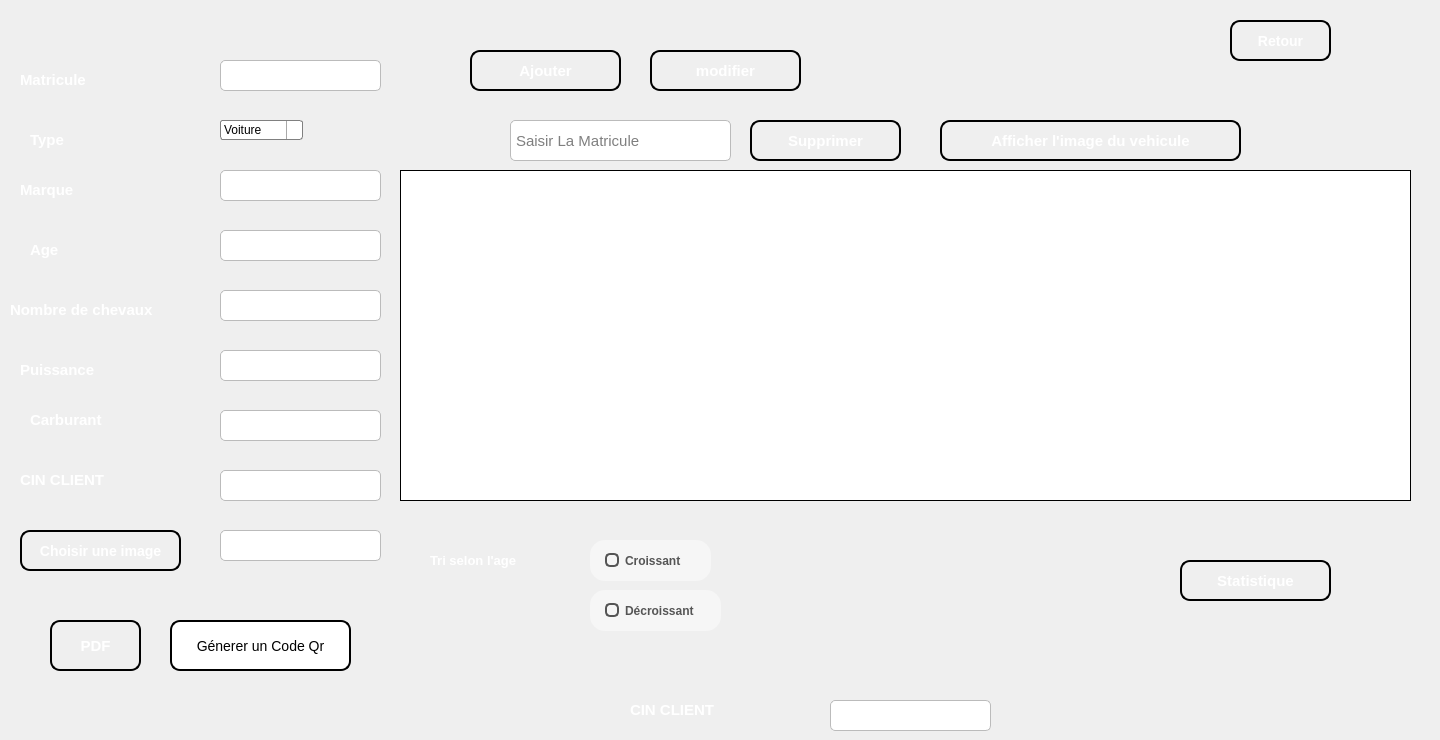
    <widget class="QWidget" name="page_3">
     <widget class="QLineEdit" name="lineEdit_matricule">
      <property name="geometry">
       <rect>
        <x>220</x>
        <y>60</y>
        <width>161</width>
        <height>31</height>
       </rect>
      </property>
      <property name="styleSheet">
       <string notr="true">QLineEdit {
    background-color: #FFFFFF;
    border: 1px solid #BBBBBB;
    border-radius: 5px;
    padding: 3px;
    font-size: 15px;
    font-family: &quot;Arial&quot;;
}

QLineEdit:focus {
    border: 2px solid #0000FF;
    background-color: #F0F0F0;
}</string>
      </property>
      <property name="text">
       <string/>
      </property>
     </widget>
     <widget class="QComboBox" name="comboBox_type">
      <property name="geometry">
       <rect>
        <x>220</x>
        <y>120</y>
        <width>137</width>
        <height>22</height>
       </rect>
      </property>
      <property name="styleSheet">
       <string notr="true">QComboBox {
    border: 1px solid gray;
    border-radius: 3px;
    padding: 1px 18px 1px 3px;
    min-width: 6em;
}

QComboBox:editable {
    background: white;
}

QComboBox:!editable, QComboBox::drop-down:editable {
     background: qlineargradient(x1: 0, y1: 0, x2: 0, y2: 1,
                                 stop: 0 #E1E1E1, stop: 0.4 #DDDDDD,
                                 stop: 0.5 #D8D8D8, stop: 1.0 #D3D3D3);
}

/* QComboBox gets the &quot;on&quot; state when the popup is open */
QComboBox:!editable:on, QComboBox::drop-down:editable:on {
    background: qlineargradient(x1: 0, y1: 0, x2: 0, y2: 1,
                                stop: 0 #D3D3D3, stop: 0.4 #D8D8D8,
                                stop: 0.5 #DDDDDD, stop: 1.0 #E1E1E1);
}

QComboBox:on { /* shift the text when the popup opens */
    padding-top: 3px;
    padding-left: 4px;
}

QComboBox::drop-down {
    subcontrol-origin: padding;
    subcontrol-position: top right;
    width: 15px;

    border-left-width: 1px;
    border-left-color: darkgray;
    border-left-style: solid; /* just a single line */
    border-top-right-radius: 3px; /* same radius as the QComboBox */
    border-bottom-right-radius: 3px;
}

QComboBox::down-arrow {
    image: url(/usr/share/icons/crystalsvg/16x16/actions/1downarrow.png);
}

QComboBox::down-arrow:on { /* shift the arrow when popup is open */
    top: 1px;
    left: 1px;
}</string>
      </property>
      <property name="sizeAdjustPolicy">
       <enum>QComboBox::AdjustToContents</enum>
      </property>
      <item>
       <property name="text">
        <string>Voiture</string>
       </property>
      </item>
      <item>
       <property name="text">
        <string>Camion</string>
       </property>
      </item>
      <item>
       <property name="text">
        <string>Moto</string>
       </property>
      </item>
     </widget>
     <widget class="QLabel" name="label_3">
      <property name="geometry">
       <rect>
        <x>20</x>
        <y>60</y>
        <width>111</width>
        <height>41</height>
       </rect>
      </property>
      <property name="styleSheet">
       <string notr="true">background-color:rgba(0,0,0,0);
color: rgb(255, 255, 255);
border-color:rgba(0,0,0,0);</string>
      </property>
      <property name="text">
       <string>&lt;html&gt;&lt;head/&gt;&lt;body&gt;&lt;p&gt;&lt;span style=&quot; font-size:11pt; font-weight:600;&quot;&gt;Matricule&lt;/span&gt;&lt;/p&gt;&lt;/body&gt;&lt;/html&gt;</string>
      </property>
     </widget>
     <widget class="QLabel" name="label_8">
      <property name="geometry">
       <rect>
        <x>30</x>
        <y>120</y>
        <width>71</width>
        <height>41</height>
       </rect>
      </property>
      <property name="styleSheet">
       <string notr="true">background-color:rgba(0,0,0,0);
color: rgb(255, 255, 255);
border-color:rgba(0,0,0,0);</string>
      </property>
      <property name="text">
       <string>&lt;html&gt;&lt;head/&gt;&lt;body&gt;&lt;p&gt;&lt;span style=&quot; font-size:11pt; font-weight:600;&quot;&gt;Type&lt;/span&gt;&lt;/p&gt;&lt;/body&gt;&lt;/html&gt;</string>
      </property>
     </widget>
     <widget class="QLabel" name="label_13">
      <property name="geometry">
       <rect>
        <x>10</x>
        <y>290</y>
        <width>201</width>
        <height>41</height>
       </rect>
      </property>
      <property name="styleSheet">
       <string notr="true">background-color:rgba(0,0,0,0);
color: rgb(255, 255, 255);
border-color:rgba(0,0,0,0);</string>
      </property>
      <property name="text">
       <string>&lt;html&gt;&lt;head/&gt;&lt;body&gt;&lt;p&gt;&lt;span style=&quot; font-size:11pt; font-weight:600;&quot;&gt;Nombre de chevaux&lt;/span&gt;&lt;/p&gt;&lt;/body&gt;&lt;/html&gt;</string>
      </property>
     </widget>
     <widget class="QLabel" name="label_18">
      <property name="geometry">
       <rect>
        <x>30</x>
        <y>230</y>
        <width>81</width>
        <height>41</height>
       </rect>
      </property>
      <property name="styleSheet">
       <string notr="true">background-color:rgba(0,0,0,0);
color: rgb(255, 255, 255);
border-color:rgba(0,0,0,0);</string>
      </property>
      <property name="text">
       <string>&lt;html&gt;&lt;head/&gt;&lt;body&gt;&lt;p&gt;&lt;span style=&quot; font-size:11pt; font-weight:600;&quot;&gt;Age&lt;/span&gt;&lt;/p&gt;&lt;/body&gt;&lt;/html&gt;</string>
      </property>
     </widget>
     <widget class="QLineEdit" name="lineEdit_age">
      <property name="geometry">
       <rect>
        <x>220</x>
        <y>230</y>
        <width>161</width>
        <height>31</height>
       </rect>
      </property>
      <property name="styleSheet">
       <string notr="true">QLineEdit {
    background-color: #FFFFFF;
    border: 1px solid #BBBBBB;
    border-radius: 5px;
    padding: 3px;
    font-size: 15px;
    font-family: &quot;Arial&quot;;
}

QLineEdit:focus {
    border: 2px solid #0000FF;
    background-color: #F0F0F0;
}</string>
      </property>
     </widget>
     <widget class="QLabel" name="label_19">
      <property name="geometry">
       <rect>
        <x>30</x>
        <y>400</y>
        <width>120</width>
        <height>41</height>
       </rect>
      </property>
      <property name="styleSheet">
       <string notr="true">background-color:rgba(0,0,0,0);
color: rgb(255, 255, 255);
border-color:rgba(0,0,0,0);</string>
      </property>
      <property name="text">
       <string>&lt;html&gt;&lt;head/&gt;&lt;body&gt;&lt;p&gt;&lt;span style=&quot; font-size:11pt; font-weight:600;&quot;&gt;Carburant&lt;/span&gt;&lt;/p&gt;&lt;/body&gt;&lt;/html&gt;</string>
      </property>
     </widget>
     <widget class="QLineEdit" name="lineEdit_cin">
      <property name="geometry">
       <rect>
        <x>830</x>
        <y>700</y>
        <width>161</width>
        <height>31</height>
       </rect>
      </property>
      <property name="styleSheet">
       <string notr="true">QLineEdit {
    background-color: #FFFFFF;
    border: 1px solid #BBBBBB;
    border-radius: 5px;
    padding: 3px;
    font-size: 15px;
    font-family: &quot;Arial&quot;;
}

QLineEdit:focus {
    border: 2px solid #0000FF;
    background-color: #F0F0F0;
}</string>
      </property>
     </widget>
     <widget class="QLabel" name="label_20">
      <property name="geometry">
       <rect>
        <x>20</x>
        <y>170</y>
        <width>91</width>
        <height>41</height>
       </rect>
      </property>
      <property name="styleSheet">
       <string notr="true">background-color:rgba(0,0,0,0);
color: rgb(255, 255, 255);
border-color:rgba(0,0,0,0);</string>
      </property>
      <property name="text">
       <string>&lt;html&gt;&lt;head/&gt;&lt;body&gt;&lt;p&gt;&lt;span style=&quot; font-size:11pt; font-weight:600;&quot;&gt;Marque&lt;/span&gt;&lt;/p&gt;&lt;/body&gt;&lt;/html&gt;</string>
      </property>
     </widget>
     <widget class="QLabel" name="label_23">
      <property name="geometry">
       <rect>
        <x>20</x>
        <y>350</y>
        <width>111</width>
        <height>41</height>
       </rect>
      </property>
      <property name="styleSheet">
       <string notr="true">background-color:rgba(0,0,0,0);
color: rgb(255, 255, 255);
border-color:rgba(0,0,0,0);</string>
      </property>
      <property name="text">
       <string>&lt;html&gt;&lt;head/&gt;&lt;body&gt;&lt;p&gt;&lt;span style=&quot; font-size:11pt; font-weight:600;&quot;&gt;Puissance&lt;/span&gt;&lt;/p&gt;&lt;/body&gt;&lt;/html&gt;</string>
      </property>
     </widget>
     <widget class="QLabel" name="label_24">
      <property name="geometry">
       <rect>
        <x>630</x>
        <y>690</y>
        <width>131</width>
        <height>41</height>
       </rect>
      </property>
      <property name="styleSheet">
       <string notr="true">background-color:rgba(0,0,0,0);
color: rgb(255, 255, 255);
border-color:rgba(0,0,0,0);</string>
      </property>
      <property name="text">
       <string>&lt;html&gt;&lt;head/&gt;&lt;body&gt;&lt;p&gt;&lt;span style=&quot; font-size:11pt; font-weight:600;&quot;&gt;CIN CLIENT&lt;/span&gt;&lt;/p&gt;&lt;/body&gt;&lt;/html&gt;</string>
      </property>
     </widget>
     <widget class="QLineEdit" name="lineEdit_marque">
      <property name="geometry">
       <rect>
        <x>220</x>
        <y>170</y>
        <width>161</width>
        <height>31</height>
       </rect>
      </property>
      <property name="styleSheet">
       <string notr="true">QLineEdit {
    background-color: #FFFFFF;
    border: 1px solid #BBBBBB;
    border-radius: 5px;
    padding: 3px;
    font-size: 15px;
    font-family: &quot;Arial&quot;;
}

QLineEdit:focus {
    border: 2px solid #0000FF;
    background-color: #F0F0F0;
}</string>
      </property>
     </widget>
     <widget class="QLineEdit" name="lineEdit_nbchevaux">
      <property name="geometry">
       <rect>
        <x>220</x>
        <y>290</y>
        <width>161</width>
        <height>31</height>
       </rect>
      </property>
      <property name="styleSheet">
       <string notr="true">QLineEdit {
    background-color: #FFFFFF;
    border: 1px solid #BBBBBB;
    border-radius: 5px;
    padding: 3px;
    font-size: 15px;
    font-family: &quot;Arial&quot;;
}

QLineEdit:focus {
    border: 2px solid #0000FF;
    background-color: #F0F0F0;
}</string>
      </property>
     </widget>
     <widget class="QLineEdit" name="lineEdit_puissance">
      <property name="geometry">
       <rect>
        <x>220</x>
        <y>350</y>
        <width>161</width>
        <height>31</height>
       </rect>
      </property>
      <property name="styleSheet">
       <string notr="true">QLineEdit {
    background-color: #FFFFFF;
    border: 1px solid #BBBBBB;
    border-radius: 5px;
    padding: 3px;
    font-size: 15px;
    font-family: &quot;Arial&quot;;
}

QLineEdit:focus {
    border: 2px solid #0000FF;
    background-color: #F0F0F0;
}</string>
      </property>
     </widget>
     <widget class="QLineEdit" name="lineEdit_carburant">
      <property name="geometry">
       <rect>
        <x>220</x>
        <y>410</y>
        <width>161</width>
        <height>31</height>
       </rect>
      </property>
      <property name="styleSheet">
       <string notr="true">QLineEdit {
    background-color: #FFFFFF;
    border: 1px solid #BBBBBB;
    border-radius: 5px;
    padding: 3px;
    font-size: 15px;
    font-family: &quot;Arial&quot;;
}

QLineEdit:focus {
    border: 2px solid #0000FF;
    background-color: #F0F0F0;
}</string>
      </property>
     </widget>
     <widget class="QLineEdit" name="lineEdit_cin_client_vehicule">
      <property name="geometry">
       <rect>
        <x>220</x>
        <y>470</y>
        <width>161</width>
        <height>31</height>
       </rect>
      </property>
      <property name="styleSheet">
       <string notr="true">QLineEdit {
    background-color: #FFFFFF;
    border: 1px solid #BBBBBB;
    border-radius: 5px;
    padding: 3px;
    font-size: 15px;
    font-family: &quot;Arial&quot;;
}

QLineEdit:focus {
    border: 2px solid #0000FF;
    background-color: #F0F0F0;
}</string>
      </property>
     </widget>
     <widget class="QLabel" name="label_25">
      <property name="geometry">
       <rect>
        <x>20</x>
        <y>460</y>
        <width>131</width>
        <height>41</height>
       </rect>
      </property>
      <property name="styleSheet">
       <string notr="true">background-color:rgba(0,0,0,0);
color: rgb(255, 255, 255);
border-color:rgba(0,0,0,0);</string>
      </property>
      <property name="text">
       <string>&lt;html&gt;&lt;head/&gt;&lt;body&gt;&lt;p&gt;&lt;span style=&quot; font-size:11pt; font-weight:600;&quot;&gt;CIN CLIENT&lt;/span&gt;&lt;/p&gt;&lt;/body&gt;&lt;/html&gt;</string>
      </property>
     </widget>
     <widget class="QLineEdit" name="lineEdit_photo">
      <property name="geometry">
       <rect>
        <x>220</x>
        <y>530</y>
        <width>161</width>
        <height>31</height>
       </rect>
      </property>
      <property name="styleSheet">
       <string notr="true">QLineEdit {
    background-color: #FFFFFF;
    border: 1px solid #BBBBBB;
    border-radius: 5px;
    padding: 3px;
    font-size: 15px;
    font-family: &quot;Arial&quot;;
}

QLineEdit:focus {
    border: 2px solid #0000FF;
    background-color: #F0F0F0;
}</string>
      </property>
      <property name="readOnly">
       <bool>true</bool>
      </property>
     </widget>
     <widget class="QPushButton" name="boutton_choisir_image_vehicule">
      <property name="geometry">
       <rect>
        <x>20</x>
        <y>530</y>
        <width>161</width>
        <height>41</height>
       </rect>
      </property>
      <property name="styleSheet">
       <string notr="true">QPushButton {
    background: qlineargradient(x1: 0, y1: 0, x2: 0, y2: 1,
                                stop: 0 #04c8d6, stop: 1 #04c8d6);
    border: 2px solid #000000;
    border-radius: 10px;
    padding: 10px;
	
	
    color: white;
    font-size: 14px;
    font-weight: bold;
    text-align: center;
}

QPushButton:hover {
    background: qlineargradient(x1: 0, y1: 0, x2: 0, y2: 1,
                                stop: 0 #50faf7, stop: 1 #50faf7);
    cursor: pointer;
    box-shadow: 0px 0px 5px #004040;
}

QPushButton:pressed {
    background: qlineargradient(x1: 0, y1: 0, x2: 0, y2: 1,
                                stop: 0 #004080, stop: 1 #002040);
}</string>
      </property>
      <property name="text">
       <string>Choisir une image</string>
      </property>
     </widget>
     <widget class="QPushButton" name="boutton_generer_codeqr">
      <property name="geometry">
       <rect>
        <x>170</x>
        <y>620</y>
        <width>181</width>
        <height>51</height>
       </rect>
      </property>
      <property name="styleSheet">
       <string notr="true">QPushButton {
    background-color: white;
    color: black;
    border: 2px solid black;
    border-radius: 10px;
    padding: 5px;
    font-size:14px;
}

QPushButton:hover {
    background-color: #737370;
    color: white;
    border: 2px solid white;
    transform: scale(1.1, 1.1);
    transition: all 0.5s ease;
}</string>
      </property>
      <property name="text">
       <string>Génerer un Code Qr</string>
      </property>
      <property name="icon">
       <iconset>
        <normaloff>../image QT/QR_icon.svg.png</normaloff>../image QT/QR_icon.svg.png</iconset>
      </property>
      <property name="iconSize">
       <size>
        <width>30</width>
        <height>30</height>
       </size>
      </property>
     </widget>
     <widget class="QPushButton" name="button_convertir_pdf_vehicule">
      <property name="geometry">
       <rect>
        <x>50</x>
        <y>620</y>
        <width>91</width>
        <height>51</height>
       </rect>
      </property>
      <property name="styleSheet">
       <string notr="true">QPushButton {
    background: qlineargradient(x1: 0, y1: 0, x2: 0, y2: 1,
                                stop: 0 #1c3087, stop: 1 #1c3087);
    border: 2px solid #000000;
    border-radius: 10px;
    padding: 10px;
    color: white;
    font-size: 15px;
    font-weight: bold;
    text-align: center;
}

QPushButton:hover {
    background: qlineargradient(x1: 0, y1: 0, x2: 0, y2: 1,
                                stop: 0 #bd9a06, stop: 1 #deb60d);
    cursor: pointer;
    box-shadow: 0px 0px 5px #004040;
}

QPushButton:pressed {
    background: qlineargradient(x1: 0, y1: 0, x2: 0, y2: 1,
                                stop: 0 #004080, stop: 1 #002040);
}</string>
      </property>
      <property name="text">
       <string>PDF</string>
      </property>
      <property name="icon">
       <iconset>
        <normaloff>../image QT/PDF_file_icon.svg.png</normaloff>../image QT/PDF_file_icon.svg.png</iconset>
      </property>
      <property name="iconSize">
       <size>
        <width>20</width>
        <height>35</height>
       </size>
      </property>
     </widget>
     <widget class="QRadioButton" name="radioButton_decroissant">
      <property name="geometry">
       <rect>
        <x>590</x>
        <y>590</y>
        <width>141</width>
        <height>51</height>
       </rect>
      </property>
      <property name="styleSheet">
       <string notr="true">QRadioButton {
  border: none;
  color: #555555;
  font-weight: bold;
  padding: 6px 15px;
  border-radius: 15px;
  background-color: #f6f6f6;
  margin-right: 10px;
  margin-bottom: 10px;
}

QRadioButton::indicator {
  width: 10px;
  height: 10px;
  border: 2px solid #555555;
  border-radius: 5px;
  background-color: #f6f6f6;
}

QRadioButton::indicator:checked {
  background-color: #555555;
}</string>
      </property>
      <property name="text">
       <string>Décroissant</string>
      </property>
     </widget>
     <widget class="QLabel" name="label_26">
      <property name="geometry">
       <rect>
        <x>430</x>
        <y>540</y>
        <width>131</width>
        <height>41</height>
       </rect>
      </property>
      <property name="styleSheet">
       <string notr="true">background-color:rgba(0,0,0,0);
color: rgb(255, 255, 255);
border-color:rgba(0,0,0,0);</string>
      </property>
      <property name="text">
       <string>&lt;html&gt;&lt;head/&gt;&lt;body&gt;&lt;p&gt;&lt;span style=&quot; font-size:10pt; font-weight:600;&quot;&gt;Tri selon l'age&lt;/span&gt;&lt;/p&gt;&lt;/body&gt;&lt;/html&gt;</string>
      </property>
     </widget>
     <widget class="QRadioButton" name="radioButton_croissant">
      <property name="geometry">
       <rect>
        <x>590</x>
        <y>540</y>
        <width>131</width>
        <height>51</height>
       </rect>
      </property>
      <property name="styleSheet">
       <string notr="true">QRadioButton {
  border: none;
  color: #555555;
  font-weight: bold;
  padding: 6px 15px;
  border-radius: 15px;
  background-color: #f6f6f6;
  margin-right: 10px;
  margin-bottom: 10px;
}

QRadioButton::indicator {
  width: 10px;
  height: 10px;
  border: 2px solid #555555;
  border-radius: 5px;
  background-color: #f6f6f6;
}

QRadioButton::indicator:checked {
  background-color: #555555;
}</string>
      </property>
      <property name="text">
       <string>Croissant</string>
      </property>
     </widget>
     <widget class="QPushButton" name="button_ajouter_vehicule">
      <property name="enabled">
       <bool>true</bool>
      </property>
      <property name="geometry">
       <rect>
        <x>470</x>
        <y>50</y>
        <width>151</width>
        <height>41</height>
       </rect>
      </property>
      <property name="styleSheet">
       <string notr="true">QPushButton {
    background: qlineargradient(x1: 0, y1: 0, x2: 0, y2: 1,
                                stop: 0 #1c3087, stop: 1 #1c3087);
    border: 2px solid #000000;
    border-radius: 10px;
    padding: 10px;
    color: white;
    font-size: 15px;
    font-weight: bold;
    text-align: center;
}

QPushButton:hover {
    background: qlineargradient(x1: 0, y1: 0, x2: 0, y2: 1,
                                stop: 0 #bd9a06, stop: 1 #deb60d);
    cursor: pointer;
    box-shadow: 0px 0px 5px #004040;
}

QPushButton:pressed {
    background: qlineargradient(x1: 0, y1: 0, x2: 0, y2: 1,
                                stop: 0 #004080, stop: 1 #002040);
}</string>
      </property>
      <property name="text">
       <string>Ajouter</string>
      </property>
      <property name="icon">
       <iconset>
        <normaloff>../image QT/992651.png</normaloff>../image QT/992651.png</iconset>
      </property>
      <property name="iconSize">
       <size>
        <width>30</width>
        <height>20</height>
       </size>
      </property>
     </widget>
     <widget class="QPushButton" name="button_statistique_vehicule">
      <property name="geometry">
       <rect>
        <x>1180</x>
        <y>560</y>
        <width>151</width>
        <height>41</height>
       </rect>
      </property>
      <property name="styleSheet">
       <string notr="true">QPushButton {
    background: qlineargradient(x1: 0, y1: 0, x2: 0, y2: 1,
                                stop: 0 #1c3087, stop: 1 #1c3087);
    border: 2px solid #000000;
    border-radius: 10px;
    padding: 10px;
    color: white;
    font-size: 15px;
    font-weight: bold;
    text-align: center;
}

QPushButton:hover {
    background: qlineargradient(x1: 0, y1: 0, x2: 0, y2: 1,
                                stop: 0 #bd9a06, stop: 1 #deb60d);
    cursor: pointer;
    box-shadow: 0px 0px 5px #004040;
}

QPushButton:pressed {
    background: qlineargradient(x1: 0, y1: 0, x2: 0, y2: 1,
                                stop: 0 #004080, stop: 1 #002040);
}</string>
      </property>
      <property name="text">
       <string>Statistique</string>
      </property>
      <property name="icon">
       <iconset>
        <normaloff>../image QT/4252963.png</normaloff>../image QT/4252963.png</iconset>
      </property>
      <property name="iconSize">
       <size>
        <width>30</width>
        <height>20</height>
       </size>
      </property>
     </widget>
     <widget class="QPushButton" name="button_modifier_vehicule">
      <property name="geometry">
       <rect>
        <x>650</x>
        <y>50</y>
        <width>151</width>
        <height>41</height>
       </rect>
      </property>
      <property name="styleSheet">
       <string notr="true">QPushButton {
    background: qlineargradient(x1: 0, y1: 0, x2: 0, y2: 1,
                                stop: 0 #1c3087, stop: 1 #1c3087);
    border: 2px solid #000000;
    border-radius: 10px;
    padding: 10px;
    color: white;
    font-size: 15px;
    font-weight: bold;
    text-align: center;
}

QPushButton:hover {
    background: qlineargradient(x1: 0, y1: 0, x2: 0, y2: 1,
                                stop: 0 #bd9a06, stop: 1 #deb60d);
    cursor: pointer;
    box-shadow: 0px 0px 5px #004040;
}

QPushButton:pressed {
    background: qlineargradient(x1: 0, y1: 0, x2: 0, y2: 1,
                                stop: 0 #004080, stop: 1 #002040);
}</string>
      </property>
      <property name="text">
       <string>modifier</string>
      </property>
      <property name="icon">
       <iconset>
        <normaloff>../image QT/2040995.png</normaloff>../image QT/2040995.png</iconset>
      </property>
      <property name="iconSize">
       <size>
        <width>23</width>
        <height>30</height>
       </size>
      </property>
     </widget>
     <widget class="QPushButton" name="button_supprimer_vehicule">
      <property name="geometry">
       <rect>
        <x>750</x>
        <y>120</y>
        <width>151</width>
        <height>41</height>
       </rect>
      </property>
      <property name="styleSheet">
       <string notr="true">QPushButton {
    background: qlineargradient(x1: 0, y1: 0, x2: 0, y2: 1,
                                stop: 0 #1c3087, stop: 1 #1c3087);
    border: 2px solid #000000;
    border-radius: 10px;
    padding: 10px;
    color: white;
    font-size: 15px;
    font-weight: bold;
    text-align: center;
}

QPushButton:hover {
    background: qlineargradient(x1: 0, y1: 0, x2: 0, y2: 1,
                                stop: 0 #bd9a06, stop: 1 #deb60d);
    cursor: pointer;
    box-shadow: 0px 0px 5px #004040;
}

QPushButton:pressed {
    background: qlineargradient(x1: 0, y1: 0, x2: 0, y2: 1,
                                stop: 0 #004080, stop: 1 #002040);
}</string>
      </property>
      <property name="text">
       <string>Supprimer</string>
      </property>
      <property name="icon">
       <iconset>
        <normaloff>../image QT/6467134.png</normaloff>../image QT/6467134.png</iconset>
      </property>
      <property name="iconSize">
       <size>
        <width>23</width>
        <height>30</height>
       </size>
      </property>
     </widget>
     <widget class="QLineEdit" name="lineEdit_chercher_supprimer_vehicule">
      <property name="geometry">
       <rect>
        <x>510</x>
        <y>120</y>
        <width>221</width>
        <height>41</height>
       </rect>
      </property>
      <property name="styleSheet">
       <string notr="true">QLineEdit {
    background-color: #FFFFFF;
    border: 1px solid #BBBBBB;
    border-radius: 5px;
    padding: 3px;
    font-size: 15px;
    font-family: &quot;Arial&quot;;
}

QLineEdit:focus {
    border: 2px solid #0000FF;
    background-color: #F0F0F0;
}</string>
      </property>
      <property name="text">
       <string/>
      </property>
      <property name="placeholderText">
       <string>Saisir La Matricule</string>
      </property>
     </widget>
     <widget class="QPushButton" name="boutton_verifier_image_vehicule">
      <property name="geometry">
       <rect>
        <x>940</x>
        <y>120</y>
        <width>301</width>
        <height>41</height>
       </rect>
      </property>
      <property name="styleSheet">
       <string notr="true">QPushButton {
    background: qlineargradient(x1: 0, y1: 0, x2: 0, y2: 1,
                                stop: 0 #1c3087, stop: 1 #1c3087);
    border: 2px solid #000000;
    border-radius: 10px;
    padding: 10px;
    color: white;
    font-size: 15px;
    font-weight: bold;
    text-align: center;
}

QPushButton:hover {
    background: qlineargradient(x1: 0, y1: 0, x2: 0, y2: 1,
                                stop: 0 #bd9a06, stop: 1 #deb60d);
    cursor: pointer;
    box-shadow: 0px 0px 5px #004040;
}

QPushButton:pressed {
    background: qlineargradient(x1: 0, y1: 0, x2: 0, y2: 1,
                                stop: 0 #004080, stop: 1 #002040);
}</string>
      </property>
      <property name="text">
       <string>Afficher l'image du vehicule</string>
      </property>
      <property name="icon">
       <iconset>
        <normaloff>../image QT/3774152.png</normaloff>../image QT/3774152.png</iconset>
      </property>
      <property name="iconSize">
       <size>
        <width>30</width>
        <height>30</height>
       </size>
      </property>
     </widget>
     <widget class="QTableView" name="tableView_vehicule">
      <property name="geometry">
       <rect>
        <x>400</x>
        <y>170</y>
        <width>1011</width>
        <height>331</height>
       </rect>
      </property>
      <property name="styleSheet">
       <string notr="true">QTableView {
    background-color: white;
    border: 1px solid black;
    font-size: 14px;
    selection-background-color: blue; /* set selection background color to blue */
}

QHeaderView::section {
    background-color: white;
    color: black;
    font-weight: bold;
    padding: 5px;
    text-align: left;
    height: 40px;
}

QTableView::item {
    border-bottom: 1px solid black;
    padding: 5px;
}</string>
      </property>
     </widget>
     <widget class="QPushButton" name="button_retour_vehicule">
      <property name="geometry">
       <rect>
        <x>1230</x>
        <y>20</y>
        <width>101</width>
        <height>41</height>
       </rect>
      </property>
      <property name="styleSheet">
       <string notr="true">QPushButton {
    background: qlineargradient(x1: 0, y1: 0, x2: 0, y2: 1,
                                stop: 0 #04c8d6, stop: 1 #04c8d6);
    border: 2px solid #000000;
    border-radius: 10px;
    padding: 10px;
	
	
    color: white;
    font-size: 14px;
    font-weight: bold;
    text-align: center;
}

QPushButton:hover {
    background: qlineargradient(x1: 0, y1: 0, x2: 0, y2: 1,
                                stop: 0 #50faf7, stop: 1 #50faf7);
    cursor: pointer;
    box-shadow: 0px 0px 5px #004040;
}

QPushButton:pressed {
    background: qlineargradient(x1: 0, y1: 0, x2: 0, y2: 1,
                                stop: 0 #004080, stop: 1 #002040);
}</string>
      </property>
      <property name="text">
       <string>Retour</string>
      </property>
      <property name="icon">
       <iconset>
        <normaloff>../image QT/122637.png</normaloff>../image QT/122637.png</iconset>
      </property>
      <property name="iconSize">
       <size>
        <width>30</width>
        <height>25</height>
       </size>
      </property>
     </widget>
     <widget class="QLabel" name="label_60">
      <property name="geometry">
       <rect>
        <x>0</x>
        <y>0</y>
        <width>1431</width>
        <height>701</height>
       </rect>
      </property>
      <property name="text">
       <string/>
      </property>
      <property name="pixmap">
       <pixmap>../image QT/Screenshot_1.png</pixmap>
      </property>
     </widget>
     <zorder>label_60</zorder>
     <zorder>lineEdit_matricule</zorder>
     <zorder>comboBox_type</zorder>
     <zorder>label_3</zorder>
     <zorder>label_8</zorder>
     <zorder>label_13</zorder>
     <zorder>label_18</zorder>
     <zorder>lineEdit_age</zorder>
     <zorder>label_19</zorder>
     <zorder>lineEdit_cin</zorder>
     <zorder>label_20</zorder>
     <zorder>label_23</zorder>
     <zorder>label_24</zorder>
     <zorder>lineEdit_marque</zorder>
     <zorder>lineEdit_nbchevaux</zorder>
     <zorder>lineEdit_puissance</zorder>
     <zorder>lineEdit_carburant</zorder>
     <zorder>lineEdit_cin_client_vehicule</zorder>
     <zorder>label_25</zorder>
     <zorder>lineEdit_photo</zorder>
     <zorder>boutton_choisir_image_vehicule</zorder>
     <zorder>boutton_generer_codeqr</zorder>
     <zorder>button_convertir_pdf_vehicule</zorder>
     <zorder>radioButton_decroissant</zorder>
     <zorder>label_26</zorder>
     <zorder>radioButton_croissant</zorder>
     <zorder>button_ajouter_vehicule</zorder>
     <zorder>button_statistique_vehicule</zorder>
     <zorder>button_modifier_vehicule</zorder>
     <zorder>button_supprimer_vehicule</zorder>
     <zorder>lineEdit_chercher_supprimer_vehicule</zorder>
     <zorder>boutton_verifier_image_vehicule</zorder>
     <zorder>tableView_vehicule</zorder>
     <zorder>button_retour_vehicule</zorder>
    </widget>
